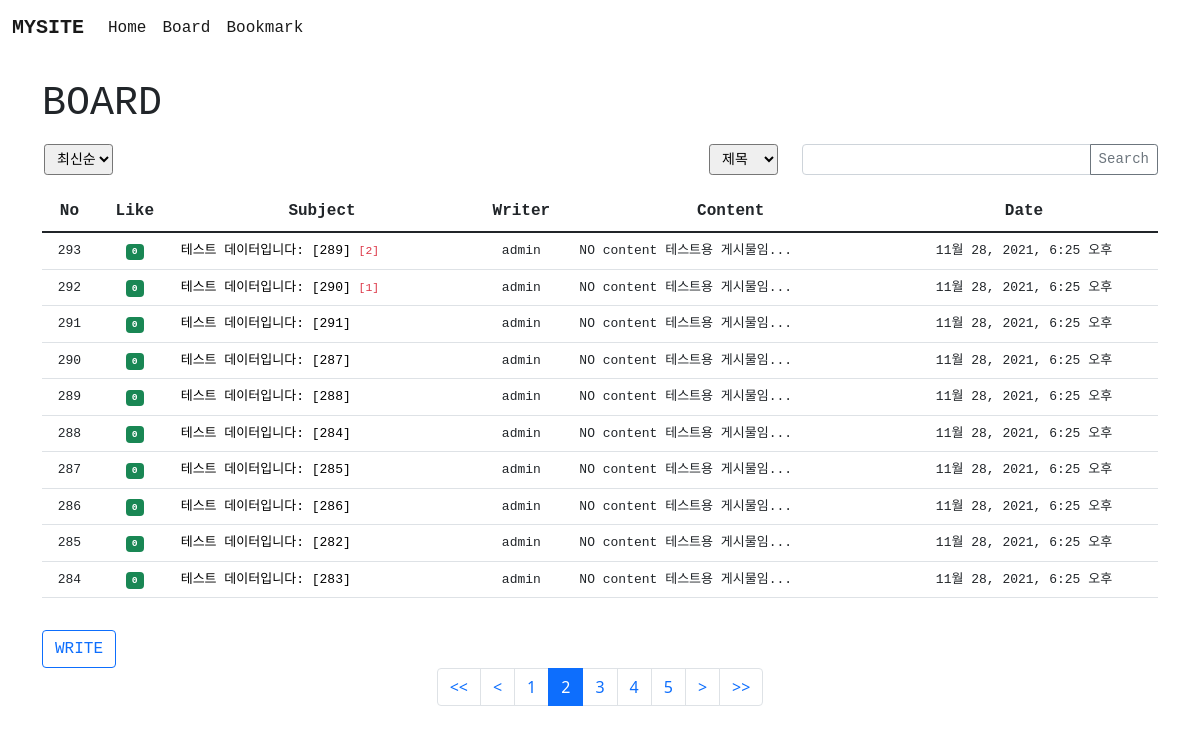
Screenshot of /board/?page=2&cate=&kw= with the database file from the repository.
### board/models.py (models this page shows, shortened)
class Board(models.Model):
    subject = models.CharField(max_length=100)
    writer = models.CharField(max_length=30)
    content = models.TextField()
    photo = models.ImageField(upload_to='post',blank=True, null=True)
    ctime = models.DateTimeField()
    voter = models.ManyToManyField(User)
    def summary(self):
        if len(self.content) >= 20:
            return self.content[:20] + "..."
        return self.content

### board/views.py (the view)
# urls.py: path('', views.index, name = 'index'),
def index(request):
    page = request.GET.get('page',1) #page값 없이 호출된 경우에는 디폴트로 1을 설정
    cate = request.GET.get('cate','')
    kw = request.GET.get('kw','')
    if cate == "추천순":
        print(1)
        b = Board.objects.annotate(num_voter = Count('voter')).order_by("-num_voter","-ctime")
    elif cate == "댓글순":
        print(2)
        b = Board.objects.annotate(num_rep = Count('sub')).order_by("-num_rep","-ctime")
    else:
        print(3)
        b = Board.objects.order_by("-ctime")
    pag = Paginator(b,10)
    obj = pag.get_page(page)
    context = {
        'blist' : obj,
        'cate' : cate,
        'kw' : kw
    }
    return render(request, 'board/index.html', context)

### template/board/index.html (shortened to what this page needs)
{% extends 'base.html' %}
{% block content %}
{% load mathfilters %}
<div class = 'container mt-4 jm'>
  <H1>BOARD</H1>
    <div class="row my-3 text-end">
        <div class = "col-sm-1">
          <form method="get">
            <select class="form-select-sm" name = 'cate' aria-label="Default select example" style = "height: 31px;">
              <option value="최신순" {% if cate == '최신순' %} selected {% endif %}>최신순</option>
            </select>
          </form>
        </div>
        <div class = "col-sm-5"></div>
        <div class = "col-sm-2">
            <select class="form-select-sm" name = 'cate' aria-label="Default select example" style = "height: 31px;">
                <option value="제목" {% if cate == '제목'%}selected{% endif %}>제목</option>
              </select>
        </div>
        <div class = "col-sm-4">
          <div class="input-group">
            <input type = "text" class = "form-control" name = "kw" value = "{{kw}}" style = "width : auto; height: 31px;">
            <button class="btn btn-outline-secondary btn-sm">Search</button>
          </div>
        </div>
    </div>
    <table class="table table-hover">
        <thead>
          <tr class = "text-center">
            <th scope="col">No</th>
            <th scope="col">Like</th>
            <th scope="col">Subject</th>
            <th scope="col">Writer</th>
            <th scope="col">Content</th>
            <th scope="col">Date</th>
          </tr>
        </thead>
        <tbody>
        {% for i in blist %}
          <tr style = "font-size: small;">
            <td class = "text-center" scope="row">
            {{ blist.paginator.count|sub:blist.start_index|sub:forloop.counter0|add:1 }}
            </td>
            <td class = "text-center"><span class = "badge bg-success">{{ i.voter.all.count }}</span></td>
            <td ><a href = "{% url 'board:detail' i.id %}" style="text-decoration:none; color: black;">{{i.subject}}</a>
            {% if i.reply_set.count > 0 %}
            <span class = "text-danger small ml-2">[{{i.reply_set.count}}]</span>
            {% endif %}</td>
            <td class = "text-center" width= "100px">{{ i.writer }}</td>
            <td>{{ i.summary }}</td>
            <td class = "text-center">{{ i.ctime }}</td>
          </tr>
        {% endfor %}
        </tbody>
      </table>
      {% if user.username %}
      <a href = "{% url 'board:create' %}"><button class = 'mt-3 btn btn-outline-primary'>WRITE</button></a>
      {% else %}
      <a href = "{% url 'acc:index' %}"><button class = 'mt-3 btn btn-outline-primary'>WRITE</button></a>
      {% endif %}
</div>
<nav aria-label="Page navigation example">
    <ul class="pagination justify-content-center">
        {% if blist.has_previous %}
            <li class="page-item">
                <a class="page-link" href="{% url 'board:index' %}?page=1&cate={{cate}}&kw={{kw}}"> << </a>
            </li>
            <li class="page-item">
                <a class="page-link" href="{% url 'board:index' %}?page={{blist.previous_page_number}}&cate={{cate}}&kw={{kw}}"> < </a>
            </li>
        {% endif %}
        {% for i in blist.paginator.page_range %}
            {% if i >= blist.number|add:-3 and i <= blist.number|add:3%}
                <li class="page-item {% if blist.number == i %}active{% endif %}"><a class="page-link" href="{% url 'board:index' %}?page={{i}}&cate={{cate}}&kw={{kw}}">{{ i }}</a></li>
            {% endif %}
        {% endfor %}
        {% if blist.has_next %}
            <li class="page-item">
                <a class="page-link" href="{% url 'board:index' %}?page={{blist.next_page_number}}&cate={{cate}}&kw={{kw}}"> > </a>
            </li>
            <li class="page-item">
                <a class="page-link" href="{% url 'board:index' %}?page={{blist.paginator.num_pages}}&cate={{cate}}&kw={{kw}}"> >> </a>
            </li>
        {% endif %}
    </ul>
  </nav>
{% endblock %}

### template/base.html (style rules this page uses)
.jm { font-family: 'Nanum Gothic Coding', monospace; }

### rows the page displays
Board: paginator.count|sub "293", voter.all.count "0", subject "테스트 데이터입니다: [289]", reply_set.count "2", writer "admin", summary "NO content 테스트용 게시물임...", ctime "11월 28, 2021, 6:25 오후"
Board: paginator.count|sub "292", voter.all.count "0", subject "테스트 데이터입니다: [290]", reply_set.count "1", writer "admin", summary "NO content 테스트용 게시물임...", ctime "11월 28, 2021, 6:25 오후"
Board: paginator.count|sub "291", voter.all.count "0", subject "테스트 데이터입니다: [291]", writer "admin", summary "NO content 테스트용 게시물임...", ctime "11월 28, 2021, 6:25 오후"
Board: paginator.count|sub "290", voter.all.count "0", subject "테스트 데이터입니다: [287]", writer "admin", summary "NO content 테스트용 게시물임...", ctime "11월 28, 2021, 6:25 오후"
Board: paginator.count|sub "289", voter.all.count "0", subject "테스트 데이터입니다: [288]", writer "admin", summary "NO content 테스트용 게시물임...", ctime "11월 28, 2021, 6:25 오후"
Board: paginator.count|sub "288", voter.all.count "0", subject "테스트 데이터입니다: [284]", writer "admin", summary "NO content 테스트용 게시물임...", ctime "11월 28, 2021, 6:25 오후"
Board: paginator.count|sub "287", voter.all.count "0", subject "테스트 데이터입니다: [285]", writer "admin", summary "NO content 테스트용 게시물임...", ctime "11월 28, 2021, 6:25 오후"
Board: paginator.count|sub "286", voter.all.count "0", subject "테스트 데이터입니다: [286]", writer "admin", summary "NO content 테스트용 게시물임...", ctime "11월 28, 2021, 6:25 오후"
Board: paginator.count|sub "285", voter.all.count "0", subject "테스트 데이터입니다: [282]", writer "admin", summary "NO content 테스트용 게시물임...", ctime "11월 28, 2021, 6:25 오후"
Board: paginator.count|sub "284", voter.all.count "0", subject "테스트 데이터입니다: [283]", writer "admin", summary "NO content 테스트용 게시물임...", ctime "11월 28, 2021, 6:25 오후"

### other values shown
{{ i }} "1" "2" "3" "4" "5"
